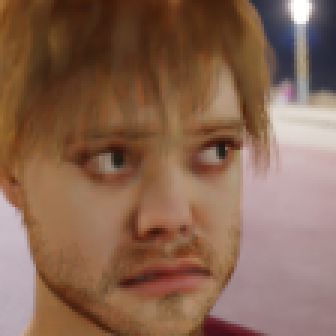
#> input picture development-data-eigenfaces/0/13.png, 112 x 112 px, given in place of 0.png, which was not available (shown 3 times larger)
$ jupyter execute --allow-errors eigenfaces_test.ipynb   (shell and % lines are left out)   (text cells are left out)
#> lines starting #> are read from the running program, lines starting #| are printed output that depends on the picture; pictures that were not available may be replaced by others from this repository, and a replacement may not be noted
[cell 1]
import numpy as np
import pandas as pd
import matplotlib.pyplot as plt

from PIL import Image
from sklearn.metrics import f1_score

[cell 2]
# import custom classes

[cell 3]
df_dict = {'label':[]} # dictonary that will be converted in to a dataframe

for i in range(12544):  # 12544 is the number of pixels in our dataset
    df_dict[str(i)] = []
#> `image = Image.open(path).convert('L')`:
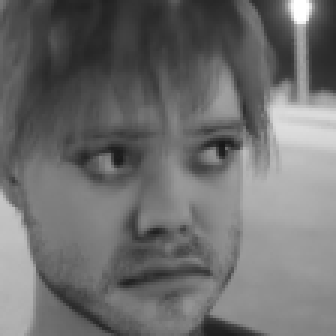
#> image: PIL image 112x112 L (shown 3 times larger); min 22, max 255, mean 109.5
#> `data = np.asarray(image).reshape(-1,)`: data = 12544 values, max 255 at index 98, min 22 at index 5450, mean 109.5
#> the loop `for index, pixel in enumerate(data):` made 12544 passes

#> (a cell that did not finish here is left out)

[cell 5]
df = pd.DataFrame(df_dict)
#> df = table of 4 rows and 12545 columns
df.shape
#> Out = (4, 12545)

[cell 6]
X = df.iloc[:,1:].values
y = df['label'].values
#> y = [0, 0, 0, 0]

[cell 7]
X.shape
#> Out = (4, 12544)

[cell 8]
y.shape
#> Out = (4,)

[cell 9]
X.shape
#> Out = (4, 12544)

#> (a cell that did not finish here is left out)

#> (a cell that did not finish here is left out)

#> (a cell that did not finish here is left out)

#> (a cell that did not finish here is left out)

[cell 14]
colors = []

for i in y:
    if i == 0:
        colors.append('green')
    elif i == 1:
        colors.append('red')
    elif i == 2:
        colors.append('blue')
    elif i == 3:
        colors.append('cyan')
    else:
        colors.append('orange')
#> this loop made 4 passes
#> after the loop, colors = ['green', 'green', 'green', 'green']


$ run again, on development-data-eigenfaces/1/10.png
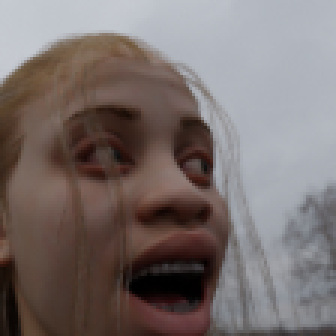
#> input picture development-data-eigenfaces/1/10.png, 112 x 112 px, given in place of 0.png, which was not available (shown 3 times larger)
#> `image = Image.open(path).convert('L')`:
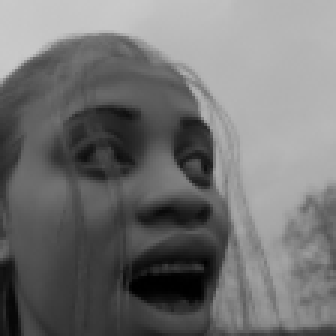
#> image: PIL image 112x112 L (shown 3 times larger); min 0, max 201, mean 114.1
#> data = 12544 values, max 201 at index 1, min 0 at index 10353, mean 114.1
#> the loop `for index, pixel in enumerate(data):` made 12544 passes
#> df = table of 3 rows and 12545 columns
#> y = [0, 0, 0]
#> the loop `for i in y:` made 3 passes
#> i on passes 2 to 3: 0, 0
#> after the loop `for i in y:`: colors = ['green', 'green', 'green']

$ run again, on development-data-eigenfaces/1/13.png
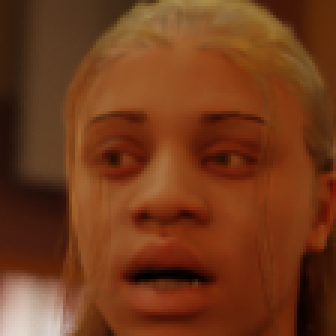
#> input picture development-data-eigenfaces/1/13.png, 112 x 112 px, given in place of 0.png, which was not available (shown 3 times larger)
#> `image = Image.open(path).convert('L')`:
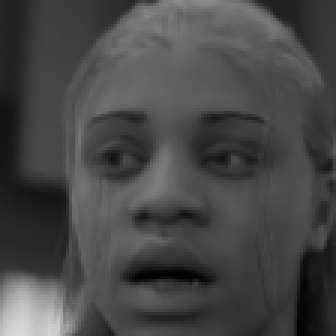
#> image: PIL image 112x112 L (shown 3 times larger); min 1, max 216, mean 71.6
#> data = 12544 values, max 216 at index 12438, min 1 at index 10241, mean 71.55
#> the loop `for index, pixel in enumerate(data):` made 12544 passes
#> df = table of 3 rows and 12545 columns
#> y = [0, 0, 0]
#> the loop `for i in y:` made 3 passes
#> i on passes 2 to 3: 0, 0
#> after the loop `for i in y:`: colors = ['green', 'green', 'green']

$ run again, on development-data-eigenfaces/2/12.png
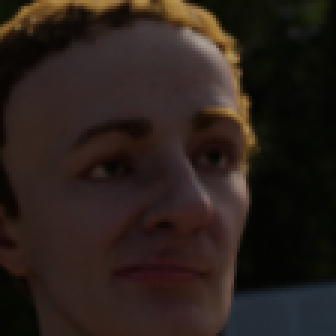
#> input picture development-data-eigenfaces/2/12.png, 112 x 112 px, given in place of 0.png, which was not available (shown 3 times larger)
#> `image = Image.open(path).convert('L')`:
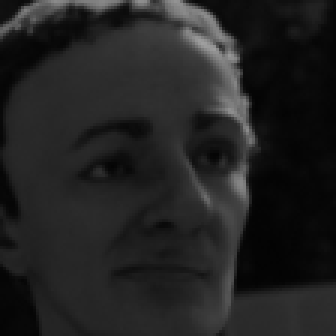
#> image: PIL image 112x112 L (shown 3 times larger); min 3, max 159, mean 34
#> data = 12544 values, max 159 at index 1635, min 3 at index 8820, mean 34.05
#> the loop `for index, pixel in enumerate(data):` made 12544 passes
#> df = table of 3 rows and 12545 columns
#> y = [0, 0, 0]
#> the loop `for i in y:` made 3 passes
#> i on passes 2 to 3: 0, 0
#> after the loop `for i in y:`: colors = ['green', 'green', 'green']
